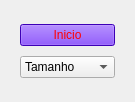
<?xml version="1.0" encoding="UTF-8"?>
<ui version="4.0">
 <class>Form</class>
 <widget class="QWidget" name="Form">
  <property name="geometry">
   <rect>
    <x>0</x>
    <y>0</y>
    <width>135</width>
    <height>102</height>
   </rect>
  </property>
  <property name="windowTitle">
   <string>Form</string>
  </property>
  <property name="styleSheet">
   <string notr="true"/>
  </property>
  <layout class="QGridLayout" name="gridLayout">
   <item row="0" column="0">
    <widget class="QWidget" name="widget" native="true">
     <property name="styleSheet">
      <string notr="true">background-image: url(:/new/prefix1/cb458f_b7129e165280ec2f3939d37aaaab91f4.png_1024.png);</string>
     </property>
     <layout class="QGridLayout" name="gridLayout_2">
      <item row="0" column="0">
       <widget class="QPushButton" name="pushButton_Inicio">
        <property name="styleSheet">
         <string notr="true">background-color: rgb(85, 0, 255);
color: rgb(255, 0, 0);</string>
        </property>
        <property name="text">
         <string>Inicio</string>
        </property>
       </widget>
      </item>
      <item row="1" column="0">
       <widget class="QComboBox" name="comboBox_Tamanho">
        <item>
         <property name="text">
          <string>Tamanho</string>
         </property>
        </item>
        <item>
         <property name="text">
          <string>3</string>
         </property>
        </item>
        <item>
         <property name="text">
          <string>4</string>
         </property>
        </item>
        <item>
         <property name="text">
          <string>5</string>
         </property>
        </item>
        <item>
         <property name="text">
          <string>6</string>
         </property>
        </item>
        <item>
         <property name="text">
          <string>7</string>
         </property>
        </item>
       </widget>
      </item>
     </layout>
    </widget>
   </item>
  </layout>
 </widget>
 <resources/>
 <connections/>
</ui>
